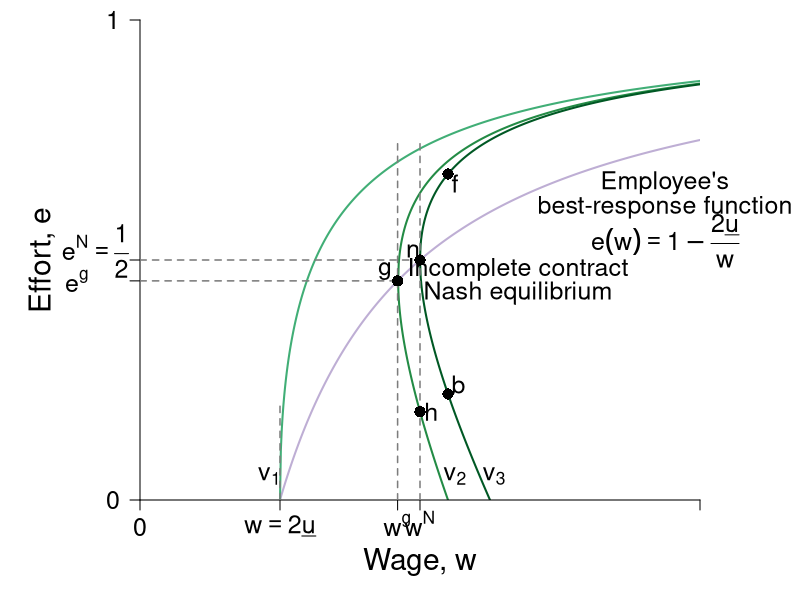

Source code (R):
require(shape)
pdf(file = "employment/employment_brf_pc_rightpanel.pdf", width = 9, height = 7)

#Set parameters for graphics
axislabelsize <- 1.8
labelsize <- 1.5
namesize <- 1.8
annotatesize <- 1.5
graphlinewidth <- 2
segmentlinewidth <- 1.5

#The equation is below when v = 0. See Wolfram Alpha output. 
isov <- function(w, delta = 5) {
}

isovhigh1 <- function(w, delta = 5, v = 5){
  (sqrt(w^2 - 4 * delta * v) - w + 2*v)/( 2 * v )
}

isovlow1 <- function(w, delta = 5, v = 5){
  (-sqrt(w^2 - 4 * delta * v) - w + 2*v)/( 2 * v )
}

isovhigh2 <- function(w, delta = 5, v = 10){
  (sqrt(w^2 - 4 * delta * v) - w + 2*v)/( 2 * v )
}


isovlow2 <- function(w, delta = 5, v = 10){
  (-sqrt(w^2 - 4 * delta * v) - w + 2*v)/( 2 * v )
}

isovhigh3 <- function(w, delta = 5, v = 15){
  (sqrt(w^2 - 4 * delta * v) - w + 2*v)/( 2 * v )
}

isovlow3 <- function(w, delta = 5, v = 15){
  (-sqrt(w^2 - 4 * delta * v) - w + 2*v)/( 2 * v )
}

brfFn <- function(w, delta = 5) {
  1 - (2*delta) /w
}



#This is evaluated for p = 12; q = 12/(8*sqrt(12^2 - 4*delta1*v1)) - 1/8 for the slope
#At p = 12; q = (-sqrt(12^2 - 4*v1*delta1) - 12 + 2*v1)/(2*v1) = 0.799
tangencyLine <- function(w){
  (w*(0.05))
}

COL <- c("#7fc97f", "#beaed4", "#fdc086", "#ffff99", "#386cb0", "#f0027f", "#bf5b17", "#666666")
COLA <- c("#e0f3db", "#99d8c9","#66c2a4","#41ae76", "#238b45", "#005824")
COLB <- c("#c6dbef", "#4eb3d3", "#2b8cbe", "#0868ac","#084081")
COLC <- c("#fcfbfd", "#efedf5", "#dadaeb", "#bcbddc", "#9e9ac8", "#807dba", "#6a51a3", "#54278f", "#3f007d")


COL <- c("#f7fcf5", "#e5f5e0", "#c7e9c0", "#a1d99b", "#74c476", "#41ab5d", "#238b45", "#005a32")
grays <- gray.colors(25, start = 1, end = 0)
par(mar =  c(5, 7, 1, 5))
xlims <- c(0, 40)
ylims <- c(0, 1)

plot(0, 0, xlim = xlims, ylim = ylims, type = "n",
     xlab = expression(paste("Wage, ", w)),
     ylab = expression(paste("")),
     xaxt = "n", 
     yaxt = "n", 
     cex.lab = axislabelsize, 
     lwd = 3,
     bty = "n", 
     xaxs="i", 
     yaxs="i")


npts <- 500 
npts2 <- 501
#Specify the sequences of points for graphing. 
xx0 <- seq(5, xlims[2], length.out = npts)
xx1 <- seq(10, xlims[2], length.out = npts)
xx2 <- seq(5, 15, length.out = npts)
xx3 <- seq(10, xlims[2], length.out = npts2)
xx4 <- seq(xlims[1], 10, length.out = npts2)
#For below, I solved sqrt(p^2 - 200) - p + 200/p = 0, getting p = 10*sqrt(2) = 14.14214
xx5 <- seq( 18.43909, xlims[2], length.out = npts2)
xx6 <- seq( 18.43909, 25, length.out = npts2)
xx7 <- seq(20, xlims[2], length.out = npts2)
xx8 <- seq(xlims[1], 25, length.out = npts2)

#Draw the lines for the graphs
#lines(xx0, isov(xx0, delta = 5), col = COL[3], lwd = graphlinewidth)
lines(xx1, brfFn(xx1), col = "#beaed4", lwd = graphlinewidth)
#lines(xx2, tangencyLine(xx2), col = "darkgrey", lwd = 3, lty = 2)
lines(xx3, isovhigh1(xx3, v = 5, delta = 5), col = COLA[4], lwd = graphlinewidth)
lines(xx4, isovlow1(xx4, v = 5, delta = 5), col = COLA[4], lwd = graphlinewidth)
lines(xx5, isovhigh2(xx5, v = 17, delta = 5), col = COLA[5], lwd = graphlinewidth)
lines(xx6, isovlow2(xx6, v = 17, delta = 5), col = COLA[5], lwd = graphlinewidth)
lines(xx7, isovhigh3(xx7, v = 20, delta = 5), col = COLA[6], lwd = graphlinewidth)
lines(xx8, isovlow3(xx8, v = 20, delta = 5), col = COLA[6], lwd = graphlinewidth)

#Customize ticks and labels for the plot
ticksy <- c(0, brfFn(w = 18.4), 0.5, 1)
#ylabels <- c(0, expression(paste(frac(1,2))), 1)
ylabels <- c(0, NA, NA, 1)
ticksx <- c(0, 10, 18.4, 20, 40)
xlabels <- c(0, expression(paste(w == 2, underline(u))), expression(paste(w^g)), expression(paste(w^N)) , NA)
axis(1, at = ticksx, pos = 0, labels = xlabels, cex.axis = labelsize)
axis(2, at = ticksy, pos = 0, labels = ylabels, las = 1,cex.axis = labelsize)

#y-axis label
text(-7,0.5*ylims[2], expression(paste("Effort, ", e)), xpd = TRUE, cex = axislabelsize, srt = 90) 

#y-axis tick label
text(-4.5,brfFn(w = 18.4), expression(paste(e^g)), xpd = TRUE, cex = labelsize) 
text(-3.2,0.52, expression(paste(e^N == frac(1,2))), xpd = TRUE, cex = labelsize) 

#Annotation of the three graphs and the NE
text(9.25, 0.05, expression(paste(v[1])),cex = labelsize, xpd = TRUE)
text(22.5, 0.05, expression(paste(v[2])),cex = labelsize, xpd = TRUE)
text(25.3, 0.05, expression(paste(v[3])),cex = labelsize, xpd = TRUE)
text(37.5, 0.66, expression(paste("Employee's")),cex = labelsize,xpd = TRUE)
text(37.5, 0.61, expression(paste("best-response function")),cex = labelsize,xpd = TRUE)
text(37.5, 0.54, expression(paste(e(w) == 1 - frac(2*underline(u),w))),cex = labelsize,xpd = TRUE)

#Lines for the coordinates of the Nash equilbrium
#segments(5, 0, 5, 1, lty = 2, col = "darkgray", lwd = 3)
segments(10, 0, 10, 0.2, lty = 2, col = grays[20], lwd = segmentlinewidth)
segments(20, 0, 20, 0.75, lty = 2, col = grays[20], lwd = segmentlinewidth)
segments(0, 0.5, 20, 0.5, lty = 2, col = grays[20], lwd = segmentlinewidth)
#segments(14.14214, 0.15, 14.14214, 0.45, lty = 2, col = "darkgray", lwd = 3)
text(19.5, 0.52, expression(n), cex = labelsize)
text(27, 0.48, expression(paste("Incomplete contract")), cex = labelsize)
text(27, 0.43, expression(paste("Nash equilibrium")), cex = labelsize)


#Arrows and slope of iso-v label
#Arrows(29, 0.15, 24, 0.15,  col = "black", lty = 1, lwd = 2, arr.type = "triangle")
#text(32, 0.2, expression(paste("Slope of iso-v")), cex = labelsize)
#text(32.3, 0.15, expression(paste(phantom() == "-mrs ")), cex = labelsize)
#text(32, 0.08, expression(paste(phantom() == -frac(v[w], v[e]))),cex = labelsize)



#Add a point for the NE
points(20, 0.5, pch = 16, col = "black", cex = 1.5)

segments(18.4, 0, 18.4, 0.75, lty = 2, col = grays[20], lwd = segmentlinewidth)
segments(0, brfFn(w = 18.4), 18.4, brfFn(w = 18.4), lty = 2, col = grays[20], lwd = segmentlinewidth)
points(18.4, brfFn(w = 18.4), pch = 16, col = "black", cex = 1.5)
text(17.5, brfFn(18.4) + 0.02, expression(g), cex = labelsize)



#Add a point for h
#Figure out q for p = 14.14214: q = 1 - 2delta/p = 1 - (2*5)/14.14214 =  0.2928934
points(20, 0.1839422, pch = 16, col = "black", cex = 1.5)
text(20.8, 0.1839422, expression(h), cex = labelsize)

points(22, isovhigh3(22, v = 20, delta = 5), pch = 16, col = "black", cex = 1.5)
text(22 + 0.5, isovhigh3(22, v = 20, delta = 5) - 0.02, expression(f),cex = labelsize)
points(22, isovlow3(22, v = 20, delta = 5), pch = 16, col = "black", cex = 1.5)
text(22 + 0.75, isovlow3(22, v = 20, delta = 5) + 0.02, expression(b),cex = labelsize)


dev.off()
